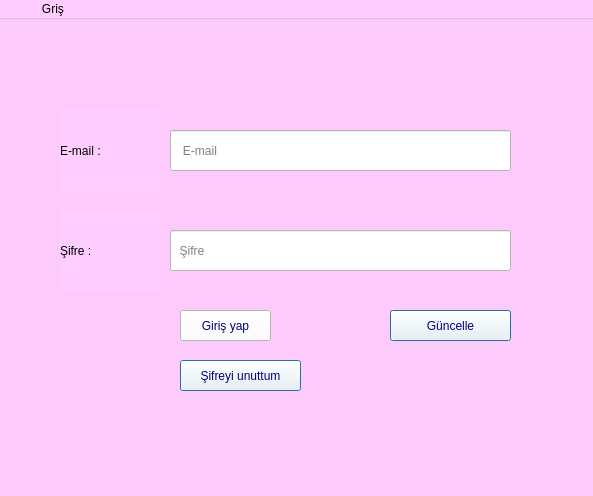
<?xml version="1.0" encoding="UTF-8"?>
<ui version="4.0">
 <class>Form</class>
 <widget class="QWidget" name="Form">
  <property name="geometry">
   <rect>
    <x>0</x>
    <y>0</y>
    <width>593</width>
    <height>496</height>
   </rect>
  </property>
  <property name="windowTitle">
   <string>Form</string>
  </property>
  <widget class="QGroupBox" name="Gris">
   <property name="geometry">
    <rect>
     <x>-20</x>
     <y>0</y>
     <width>771</width>
     <height>521</height>
    </rect>
   </property>
   <property name="styleSheet">
    <string notr="true">background-color: rgb(255, 205, 255);
font: 75 28pt &quot;MS Shell Dlg 2&quot;;</string>
   </property>
   <property name="title">
    <string>                  Griş</string>
   </property>
   <widget class="QLabel" name="label">
    <property name="geometry">
     <rect>
      <x>80</x>
      <y>110</y>
      <width>101</width>
      <height>81</height>
     </rect>
    </property>
    <property name="styleSheet">
     <string notr="true">color: rgb(0, 0, 0);
font: 16pt &quot;MS Shell Dlg 2&quot;;</string>
    </property>
    <property name="text">
     <string>E-mail :</string>
    </property>
   </widget>
   <widget class="QPushButton" name="b_g_g">
    <property name="geometry">
     <rect>
      <x>200</x>
      <y>310</y>
      <width>91</width>
      <height>31</height>
     </rect>
    </property>
    <property name="styleSheet">
     <string notr="true">font: 75 10pt &quot;MS Shell Dlg 2&quot;;
color: rgb(0, 0, 127);
background-color: rgb(255, 255, 255);</string>
    </property>
    <property name="text">
     <string>Giriş yap</string>
    </property>
   </widget>
   <widget class="QPushButton" name="pushButton_2">
    <property name="geometry">
     <rect>
      <x>200</x>
      <y>360</y>
      <width>121</width>
      <height>31</height>
     </rect>
    </property>
    <property name="styleSheet">
     <string notr="true">font: 75 10pt &quot;MS Shell Dlg 2&quot;;
color: rgb(0, 0, 127);
background-color: rgb(255, 255, 255);</string>
    </property>
    <property name="text">
     <string>Şifreyi unuttum</string>
    </property>
    <property name="default">
     <bool>true</bool>
    </property>
   </widget>
   <widget class="QLineEdit" name="lineEdit">
    <property name="geometry">
     <rect>
      <x>190</x>
      <y>130</y>
      <width>341</width>
      <height>41</height>
     </rect>
    </property>
    <property name="styleSheet">
     <string notr="true">color: rgb(0, 0, 0);
background-color: rgb(255, 255, 255);
font: 75 8pt &quot;MS Shell Dlg 2&quot;;</string>
    </property>
    <property name="placeholderText">
     <string>   E-mail</string>
    </property>
   </widget>
   <widget class="QLineEdit" name="lineEdit_2">
    <property name="geometry">
     <rect>
      <x>190</x>
      <y>230</y>
      <width>341</width>
      <height>41</height>
     </rect>
    </property>
    <property name="styleSheet">
     <string notr="true">color: rgb(0, 0, 0);
background-color: rgb(255, 255, 255);
font: 75 8pt &quot;MS Shell Dlg 2&quot;;</string>
    </property>
    <property name="echoMode">
     <enum>QLineEdit::Password</enum>
    </property>
    <property name="placeholderText">
     <string>  Şifre</string>
    </property>
   </widget>
   <widget class="QLabel" name="label_2">
    <property name="geometry">
     <rect>
      <x>80</x>
      <y>210</y>
      <width>101</width>
      <height>81</height>
     </rect>
    </property>
    <property name="styleSheet">
     <string notr="true">color: rgb(0, 0, 0);
font: 16pt &quot;MS Shell Dlg 2&quot;;</string>
    </property>
    <property name="text">
     <string>Şifre :</string>
    </property>
   </widget>
   <widget class="QPushButton" name="pushButton_3">
    <property name="geometry">
     <rect>
      <x>410</x>
      <y>310</y>
      <width>121</width>
      <height>31</height>
     </rect>
    </property>
    <property name="styleSheet">
     <string notr="true">font: 75 10pt &quot;MS Shell Dlg 2&quot;;
color: rgb(0, 0, 127);
background-color: rgb(255, 255, 255);</string>
    </property>
    <property name="text">
     <string>Güncelle</string>
    </property>
    <property name="default">
     <bool>true</bool>
    </property>
   </widget>
  </widget>
 </widget>
 <resources/>
 <connections/>
</ui>
